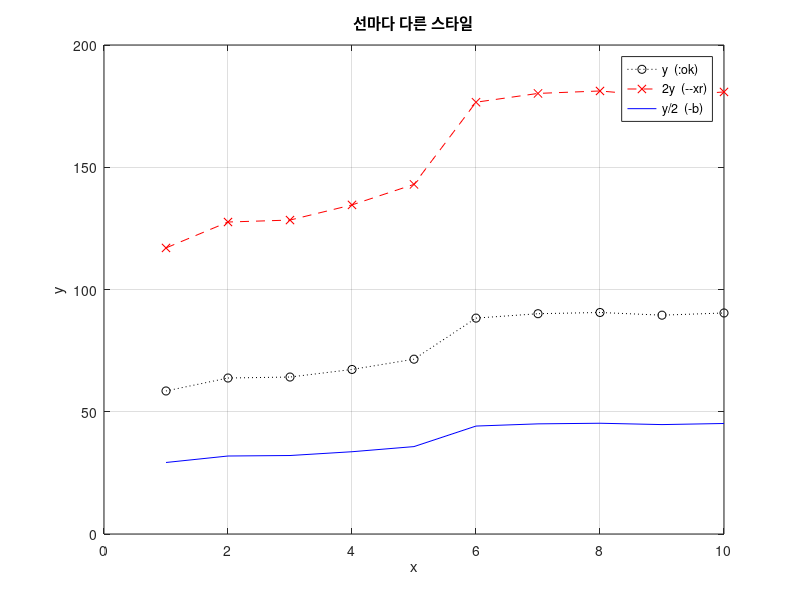

Write the MATLAB code that produced this figure. (Note: this script raises an error after producing the figure.)
% ex0501_multistyle.m - 5.1.2 선마다 다른 LineSpec 을 주기
% 각 (x, y) 쌍 뒤에 문자열을 붙인다. 생략하면 기본값이 쓰인다.
clear; clc; close all

x = 1:10;
y = [58.5 63.8 64.2 67.3 71.5 88.3 90.1 90.6 89.5 90.4];

plot(x, y, ":ok", x, y*2, "--xr", x, y/2, "-b")
title("선마다 다른 스타일")
xlabel("x"), ylabel("y"), grid on
legend("y  (:ok)", "2y  (--xr)", "y/2  (-b)", Location="northwest")

theme(gcf, "light")              % R2026a 기본 테마는 dark 라 밝게 바꿔 저장한다
exportgraphics(gcf, "../../textbook/ch05/img/ex0501_multistyle.png")
